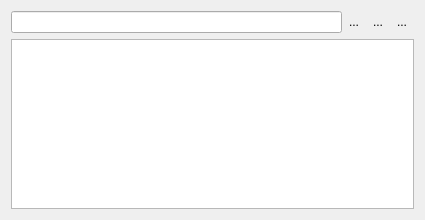
<?xml version="1.0" encoding="UTF-8"?>
<ui version="4.0">
 <class>Form</class>
 <widget class="QWidget" name="Form">
  <property name="geometry">
   <rect>
    <x>0</x>
    <y>0</y>
    <width>425</width>
    <height>220</height>
   </rect>
  </property>
  <property name="minimumSize">
   <size>
    <width>425</width>
    <height>220</height>
   </size>
  </property>
  <property name="windowTitle">
   <string>Form</string>
  </property>
  <layout class="QGridLayout" name="gridLayout">
   <property name="horizontalSpacing">
    <number>0</number>
   </property>
   <item row="0" column="1">
    <widget class="QToolButton" name="uiAddBTN">
     <property name="toolTip">
      <string>Add Query</string>
     </property>
     <property name="text">
      <string>...</string>
     </property>
     <property name="icon">
      <iconset resource="../../../../../resources/projexui_default.qrc">
       <normaloff>:/default/img/add.png</normaloff>:/default/img/add.png</iconset>
     </property>
     <property name="autoRaise">
      <bool>true</bool>
     </property>
    </widget>
   </item>
   <item row="0" column="3">
    <widget class="QToolButton" name="uiRemoveBTN">
     <property name="toolTip">
      <string>Remove Query</string>
     </property>
     <property name="text">
      <string>...</string>
     </property>
     <property name="icon">
      <iconset resource="../../../../../resources/projexui_default.qrc">
       <normaloff>:/default/img/remove.png</normaloff>:/default/img/remove.png</iconset>
     </property>
     <property name="autoRaise">
      <bool>true</bool>
     </property>
    </widget>
   </item>
   <item row="1" column="0" colspan="4">
    <widget class="XTreeWidget" name="uiQueryTREE">
     <property name="verticalScrollBarPolicy">
      <enum>Qt::ScrollBarAsNeeded</enum>
     </property>
     <property name="horizontalScrollBarPolicy">
      <enum>Qt::ScrollBarAlwaysOff</enum>
     </property>
     <property name="selectionMode">
      <enum>QAbstractItemView::ExtendedSelection</enum>
     </property>
     <property name="indentation">
      <number>10</number>
     </property>
     <property name="x_arrowStyle" stdset="0">
      <bool>true</bool>
     </property>
     <property name="x_showGridColumns" stdset="0">
      <bool>false</bool>
     </property>
     <attribute name="headerVisible">
      <bool>false</bool>
     </attribute>
     <column>
      <property name="text">
       <string>Column</string>
      </property>
     </column>
     <column>
      <property name="text">
       <string>Operator</string>
      </property>
     </column>
     <column>
      <property name="text">
       <string>Data</string>
      </property>
     </column>
    </widget>
   </item>
   <item row="0" column="0">
    <widget class="XLineEdit" name="uiQueryTXT">
     <property name="x_hint" stdset="0">
      <string>type a query or leave blank and click the add button</string>
     </property>
    </widget>
   </item>
   <item row="0" column="2">
    <widget class="QToolButton" name="uiGroupBTN">
     <property name="toolTip">
      <string>Group Selection</string>
     </property>
     <property name="text">
      <string>...</string>
     </property>
     <property name="icon">
      <iconset resource="../../../../../resources/projexui_default.qrc">
       <normaloff>:/default/img/group.png</normaloff>:/default/img/group.png</iconset>
     </property>
     <property name="autoRaise">
      <bool>true</bool>
     </property>
    </widget>
   </item>
  </layout>
 </widget>
 <customwidgets>
  <customwidget>
   <class>XLineEdit</class>
   <extends>QLineEdit</extends>
   <header>projexui.widgets.xlineedit</header>
  </customwidget>
  <customwidget>
   <class>XTreeWidget</class>
   <extends>QTreeWidget</extends>
   <header>projexui.widgets.xtreewidget</header>
  </customwidget>
 </customwidgets>
 <resources>
  <include location="../../../../../resources/projexui_default.qrc"/>
 </resources>
 <connections/>
</ui>
